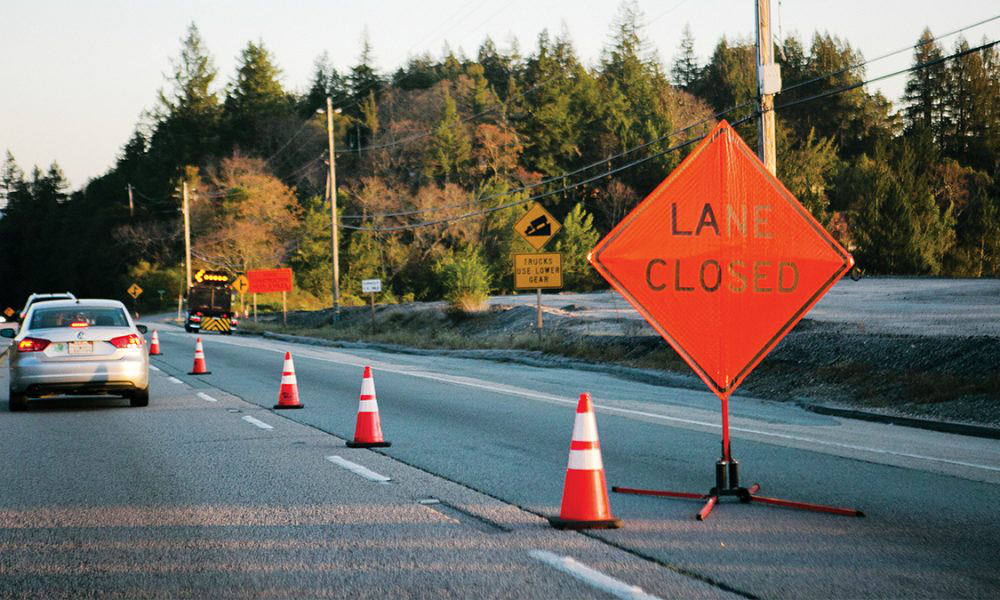
#> input picture PS2/ps02/input_images/img-5-a-1.png, 1000 x 600 px, given in place of simple_tl.png, which was not available
$ python experiment.py
#> lines starting #> are read from the running program, lines starting #| are printed output that depends on the picture; pictures that were not available may be replaced by others from this repository, and a replacement may not be noted
### PS2/ps02/ps2.py
"""
CS6476 Problem Set 2 imports. Only Numpy and cv2 are allowed.
"""
import cv2

import numpy as np

import math

# from matplotlib import pyplot as plt


def get_traffic_circle(circles, x_idx, y_len):
    """
    decompose numpy array into a list of traffi_ricle
    Args:
        circles (numpy 3D array): ircles found by cv2.HoughCircles
        x_idx (int): x index to decompose
        y_len(int): length of y
    Returns (tuple): a tuple containing the x, y and radius of a traffic circle
    """
    traffic_circle = list()
    for k in range(y_len):
        traffic_circle.append(circles[0][x_idx][k])
    return tuple(traffic_circle)


def get_traffic_circles(circles):
    """
    find the circles belonging to a traffic sign
    Args:
        circles (numpy 3D array) circles found by cv2.HoughCircles
    Returns (set): a set of tuples containing the x, y and radius of a
                   traffic circle
    """
    # int conversion so there are no negative overflows
    circles = circles.astype(int, copy=False)
    # vertically line up three circles of the same size and distance apart
    # indicies
    X_POS_IDX = 0
    R_IDX = 2  # radius
    # tolerane for how different the radii sizes can be
    RADIUS_TOL = 5
    # tolerance for how different the X position can be
    X_POS_TOL = 2
    # store traffic circles
    traffic_circles = set()
    z_len, x_len, y_len = circles.shape
    j_init = 0
    for i in range(x_len):
        j_init += 1
        for j in range(j_init, x_len):
            # check radius and x position difference
            if (
                abs(circles[0][i][R_IDX] - circles[0][j][R_IDX]) < RADIUS_TOL
                and abs(circles[0][i][X_POS_IDX] - circles[0][j][X_POS_IDX]) < X_POS_TOL
            ):
                # decompose np array
                traffic_circles.add(get_traffic_circle(circles, i, y_len))
                traffic_circles.add(get_traffic_circle(circles, j, y_len))
    return traffic_circles


def get_traffic_sign_xy(circles):
    """
    find the x y coordinate of the traffic sign
    Args:
        circles (numpy 3D array) circles found by cv2.HoughCircles
    Returns (set): a set of tuples containing the x, y and radius of a
                   traffic circle
    """
    traffic_circles = get_traffic_circles(circles)
    # check to see if traffic sign exists
    if len(traffic_circles) == 3:
        # average out the traffic circles x and y and return the distance
        x_total = 0.0
        y_total = 0.0
        for circle_x, circle_y, circle_r in traffic_circles:
            x_total += circle_x
            y_total += circle_y
        len_circles = len(traffic_circles)
        return (x_total / len_circles, y_total / len_circles)
    else:
        return None


# [38 lines left out: function get_traffic_state, not called in this run]


def traffic_light_detection(img_in, radii_range):
    """Finds the coordinates of a traffic light image given a radii
    range.

    Use the radii range to find the circles in the traffic light and
    identify which of them represents the yellow light.

    Analyze the states of all three lights and determine whether the
    traffic light is red, yellow, or green. This will be referred to
    as the 'state'.

    It is recommended you use Hough tools to find these circles in
    the image.

    The input image may be just the traffic light with a white
    background or a larger image of a scene containing a traffic
    light.

    Args:
        img_in (numpy.array): image containing a traffic light.
        radii_range (list): range of radii values to search for.

    Returns:
        tuple: 2-element tuple containing:
        coordinates (tuple): traffic light center using the (x, y)
                             convention.
        state (str): traffic light state. A value in {'red', 'yellow',
                     'green'}
    """
    # inverse of the accumulator ratio
    DP = 1
    # the minimum distance between the centers of detected circles
    MIN_DIST = 10
    # higher threshold for histerisis   (higher = more sensitive)
    THRESH_HI = 30
    # the accumulator threshold hold for accumulation to occur
    # (lower = more sensitive)
    ACCUM_THRESH = 10

    # retrieve arguments
    min_radius = min(radii_range)
    max_radius = max(radii_range) + 5

    # convert image to grayscale
    img = cv2.cvtColor(img_in, cv2.COLOR_BGR2GRAY)

    # use HoughCircles to get the information of detected circles
    circles = cv2.HoughCircles(
        img,
        cv2.HOUGH_GRADIENT,
        DP,
        MIN_DIST,
        param1=THRESH_HI,
        param2=ACCUM_THRESH,
        minRadius=min_radius,
        maxRadius=max_radius,
    )

    # [12 lines of commented-out code are left out]
    traffic_sign_xy = get_traffic_sign_xy(circles)
    # check to see if traffic sign exists
    if traffic_sign_xy:
        ts_x, ts_y = traffic_sign_xy
        traffic_state = get_traffic_state(img_in, circles)
        return ((int(ts_x), int(ts_y)), traffic_state)
    else:
        return None


# [726 lines left out: functions get_ecld_dist, get_len_line, is_same_len, avg, get_endpts_touch, is_lines_angle and 11 more, not called in this run]

### PS2/ps02/experiment.py
"""
CS6476: Problem Set 2 Experiment file

This script contains a series of function calls that run your ps2
implementation and output images so you can verify your results.
"""


import cv2

import ps2

import numpy as np


# [116 lines left out: functions draw_tl_center, mark_traffic_signs, not called in this run]


def part_1():

    input_images = ["simple_tl", "scene_tl_1", "scene_tl_2", "scene_tl_3"]
    output_labels = ["ps2-1-a-1", "ps2-1-a-2", "ps2-1-a-3", "ps2-1-a-4"]

    # Define a radii range, you may define a smaller range based on your
    # observations.
    radii_range = range(10, 30, 1)

    for img_in, label in zip(input_images, output_labels):

        tl = cv2.imread("input_images/{}.png".format(img_in))
#> tl is the input picture: shape (600, 1000, 3); mean B, G, R 101.1, 109.2, 114.2
        coords, state = ps2.traffic_light_detection(tl, radii_range)
#> in traffic_light_detection, `img = cv2.cvtColor(img_in, cv2.COLOR_BGR2GRAY)`:
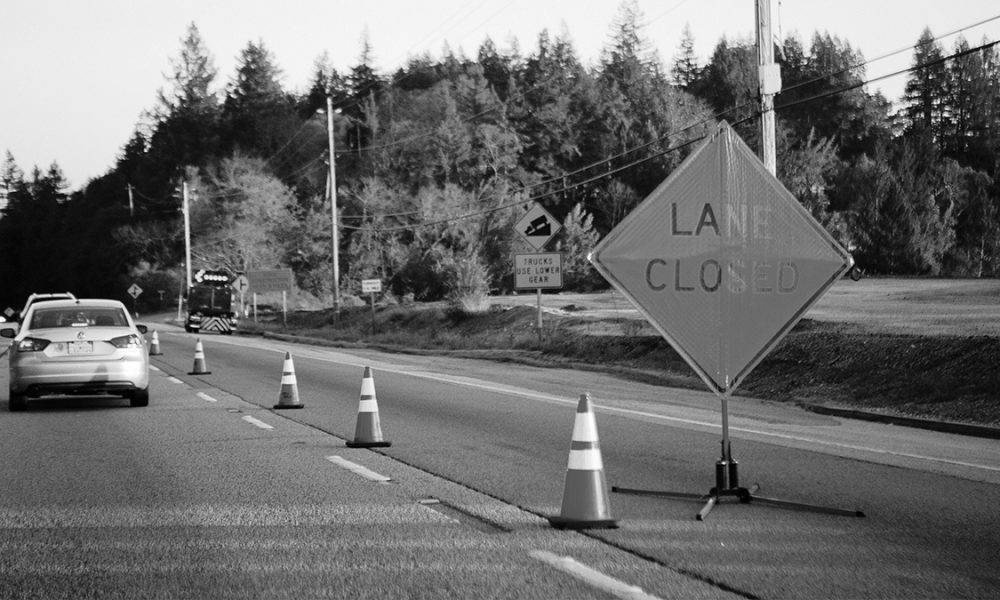
#> img: shape (600, 1000); min 0, max 255, mean 109.8
#> after the loop in get_traffic_circles, `for i in range(x_len):`: j_init = 3585; traffic_circles = 3417 items

        img_out = draw_tl_center(tl, coords, state)
        cv2.imwrite("{}.png".format(label), img_out)


# [82 lines left out: functions part_2, part_3, part_4, part_5a, part_5b, not called in this run]


if __name__ == "__main__":
#> (the run stopped early here; a loop or call above may not have finished)

$ run again, on PS2/ps02/input_images/img-5-b-2.png
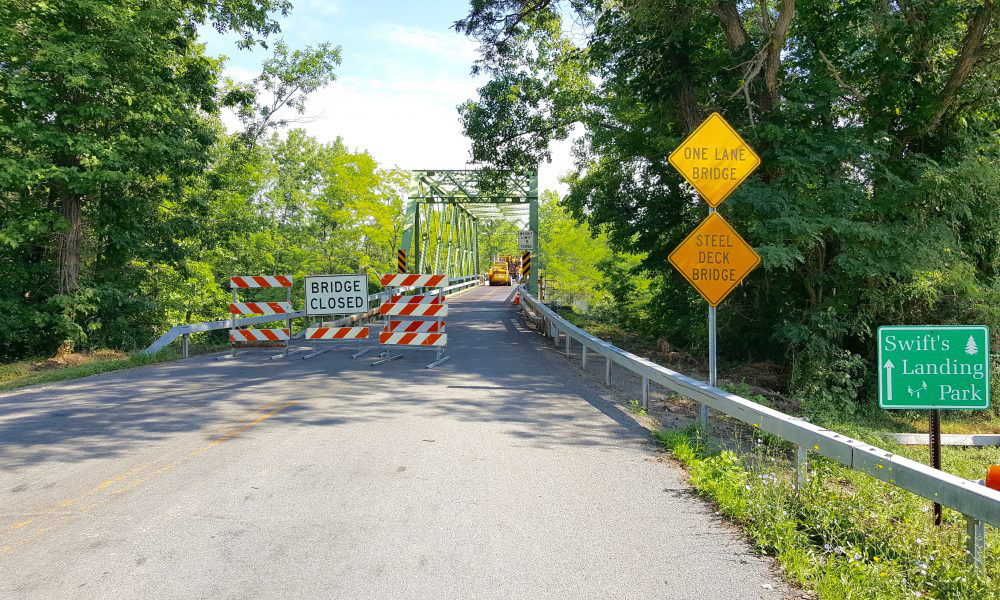
#> input picture PS2/ps02/input_images/img-5-b-2.png, 1000 x 600 px, given in place of simple_tl.png, which was not available
#> in part_1, tl is the input picture: shape (600, 1000, 3); mean B, G, R 107, 135.6, 123.3
#> in traffic_light_detection, `img = cv2.cvtColor(img_in, cv2.COLOR_BGR2GRAY)`:
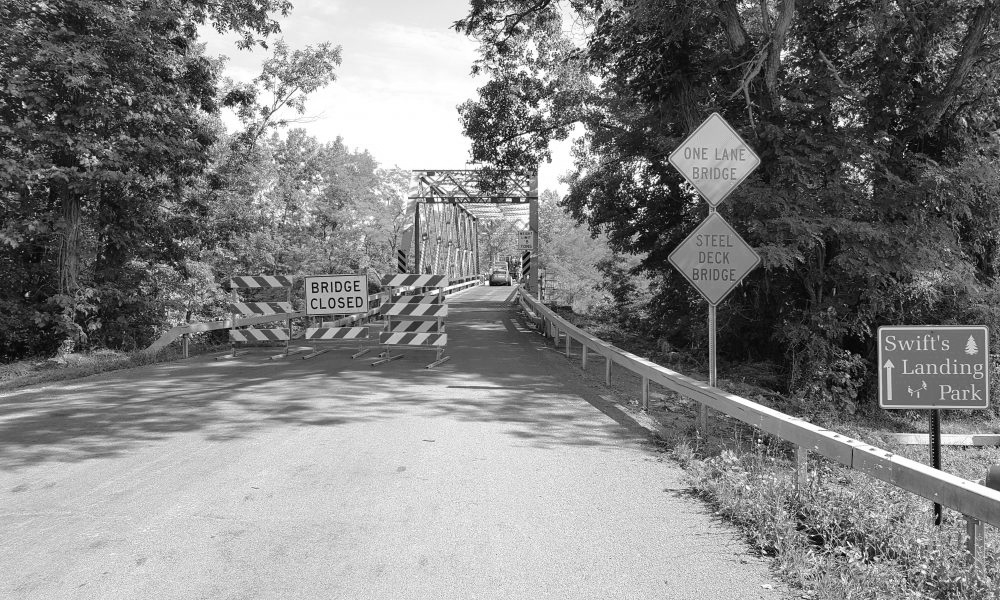
#> img: shape (600, 1000); min 1, max 255, mean 128.7
#> after the loop in get_traffic_circles, `for i in range(x_len):`: j_init = 3857; traffic_circles = 3705 items

$ run again, on PS2/ps02/input_images/img-5-b-3.png
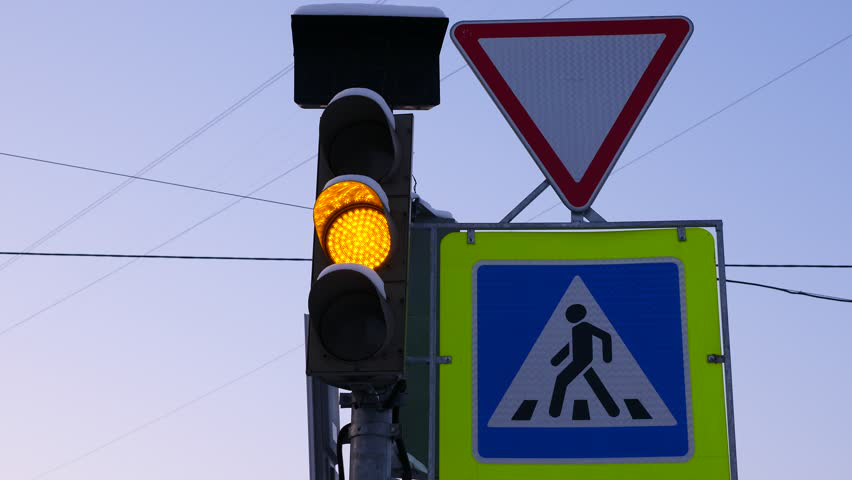
#> input picture PS2/ps02/input_images/img-5-b-3.png, 852 x 480 px, given in place of simple_tl.png, which was not available
#> in part_1, tl is the input picture: shape (480, 852, 3); mean B, G, R 163, 139.6, 131
#> in traffic_light_detection, `img = cv2.cvtColor(img_in, cv2.COLOR_BGR2GRAY)`:
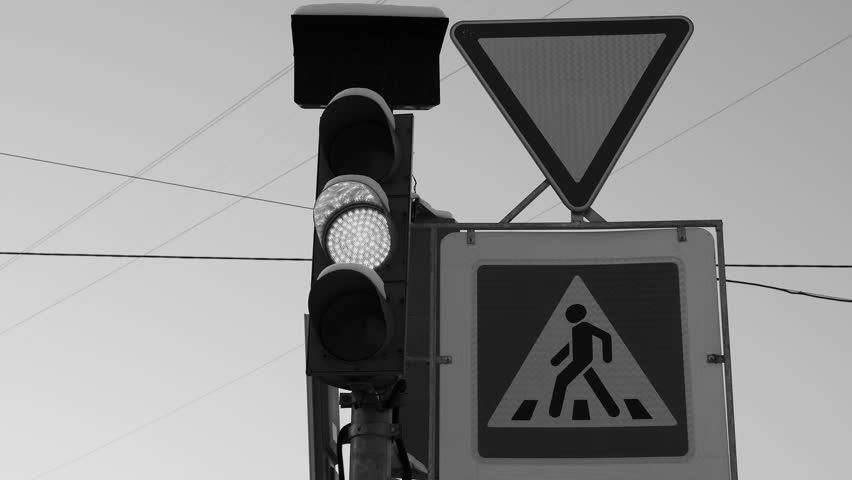
#> img: shape (480, 852); min 0, max 234, mean 139.7
#> in traffic_light_detection, `circles = cv2.HoughCircles( img, cv2.HOUGH_GRADIENT, DP, MIN_DIST, par..`: circles = 846 rows, first 8: [345.5, 215.5, 33.4], [355.5, 207.5, 33.4], [572.5, 71.5, 33.4], [347.5, 226.5, 33.4], [365.5, 235.5, 25.7], [604.5, 73.5, 30.1], [599.5, 86.5, 33.4], [402.5, 266.5, 33.4]
#> in get_traffic_circles, `circles = circles.astype(int, copy=False)`: circles = 846 rows, first 8: [345, 215, 33], [355, 207, 33], [572, 71, 33], [347, 226, 33], [365, 235, 25], [604, 73, 30], [599, 86, 33], [402, 266, 33]
#> after the loop in get_traffic_circles, `for i in range(x_len):`: j_init = 846; traffic_circles = 648 items

$ run again, on PS2/ps02/input_images/noisy_scene_all_signs.png
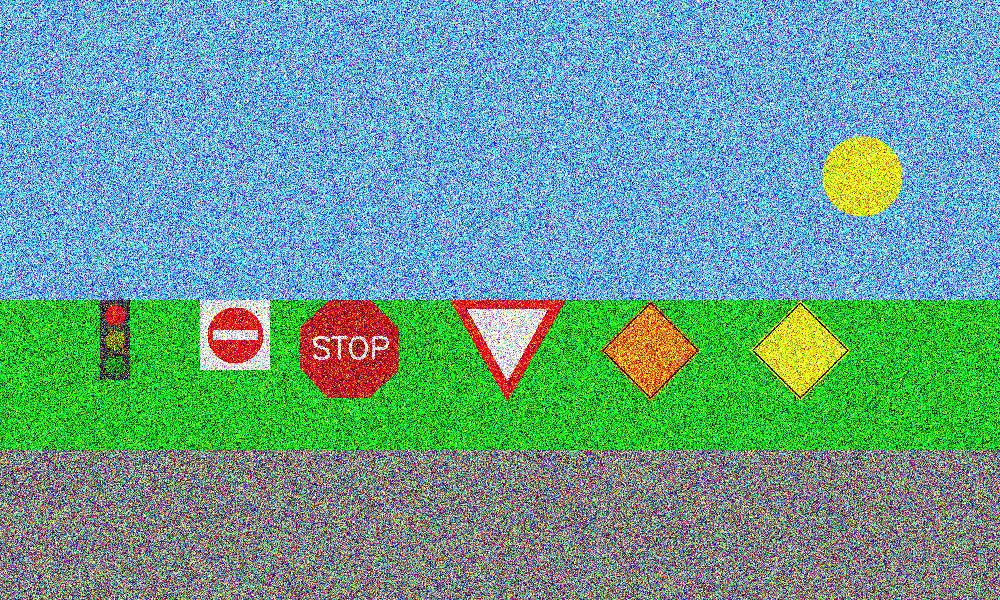
#> input picture PS2/ps02/input_images/noisy_scene_all_signs.png, 1000 x 600 px, given in place of simple_tl.png, which was not available
#> in part_1, tl is the input picture: shape (600, 1000, 3); mean B, G, R 149.7, 158.4, 104.9
#> in traffic_light_detection, `img = cv2.cvtColor(img_in, cv2.COLOR_BGR2GRAY)`:
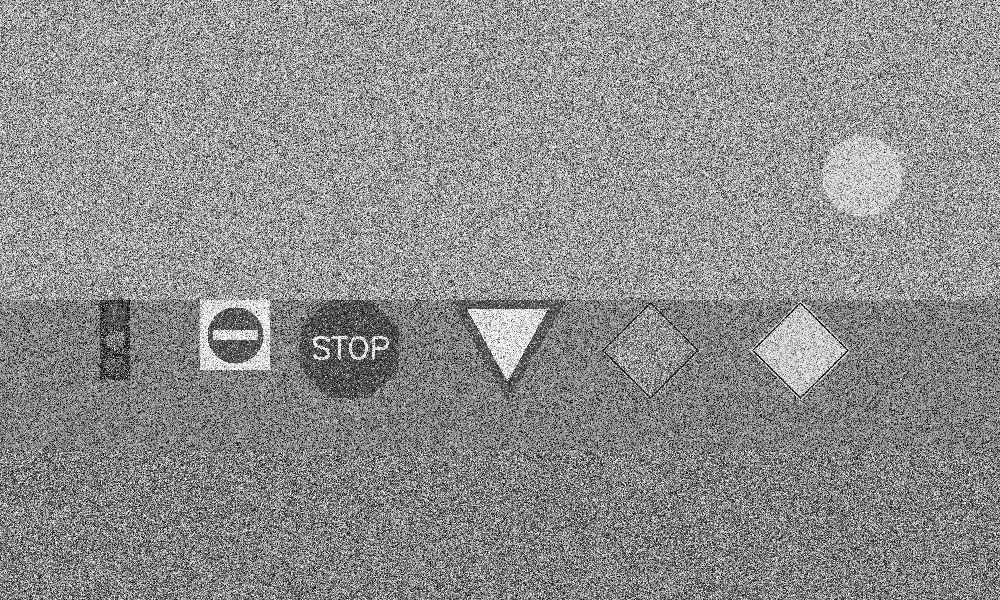
#> img: shape (600, 1000); min 0, max 255, mean 141.4
#> after the loop in get_traffic_circles, `for i in range(x_len):`: j_init = 3961; traffic_circles = 3830 items
